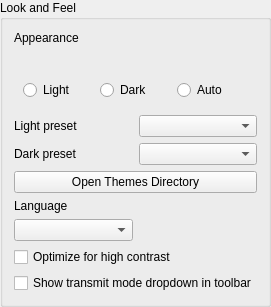
    <widget class="QGroupBox" name="qgbLookFeel">
     <property name="title">
      <string>Look and Feel</string>
     </property>
     <layout class="QGridLayout" name="gridLayout">
      <item row="5" column="1">
       <widget class="MUComboBox" name="qcbDarkTheme">
        <property name="sizePolicy">
         <sizepolicy hsizetype="Preferred" vsizetype="Fixed">
          <horstretch>0</horstretch>
          <verstretch>0</verstretch>
         </sizepolicy>
        </property>
        <property name="toolTip">
         <string>Choose a dark LuxMumble appearance preset or an installed theme</string>
        </property>
        <property name="whatsThis">
         <string>&lt;b&gt;Choose the appearance used in Dark mode.&lt;/b&gt;&lt;br /&gt;LuxMumble includes Discord Dark, Midnight AMOLED, and Neomorphic presets. Installed themes are also listed here.</string>
        </property>
        <property name="accessibleName">
         <string>Mumble theme</string>
        </property>
       </widget>
      </item>
      <item row="8" column="0">
       <widget class="QLabel" name="qliLanguage">
        <property name="text">
         <string>Language</string>
        </property>
        <property name="buddy">
         <cstring>qcbLanguage</cstring>
        </property>
       </widget>
      </item>
      <item row="3" column="1">
       <widget class="MUComboBox" name="qcbLightTheme">
        <property name="sizePolicy">
         <sizepolicy hsizetype="Preferred" vsizetype="Fixed">
          <horstretch>0</horstretch>
          <verstretch>0</verstretch>
         </sizepolicy>
        </property>
        <property name="toolTip">
         <string>Choose a light LuxMumble appearance preset or an installed theme</string>
        </property>
        <property name="whatsThis">
         <string>&lt;b&gt;Choose the appearance used in Light mode.&lt;/b&gt;&lt;br /&gt;LuxMumble includes Discord Light and Neomorphic presets. Installed themes are also listed here.</string>
        </property>
        <property name="accessibleName">
         <string>Mumble theme</string>
        </property>
       </widget>
      </item>
      <item row="9" column="0">
       <widget class="MUComboBox" name="qcbLanguage">
        <property name="toolTip">
         <string>Language to use (requires restart)</string>
        </property>
        <property name="whatsThis">
         <string>&lt;b&gt;This sets which language Mumble should use.&lt;/b&gt;&lt;br /&gt;You have to restart Mumble to use the new language.</string>
        </property>
        <property name="accessibleName">
         <string>Language</string>
        </property>
       </widget>
      </item>
      <item row="0" column="0">
       <widget class="QLabel" name="qliThemeStyle">
        <property name="text">
         <string>Appearance</string>
        </property>
        <property name="buddy">
         <cstring>qgbStylePicker</cstring>
        </property>
       </widget>
      </item>
      <item row="11" column="0" colspan="2">
       <widget class="QCheckBox" name="qcbShowTransmitModeComboBox">
        <property name="text">
         <string>Show transmit mode dropdown in toolbar</string>
        </property>
       </widget>
      </item>
      <item row="5" column="0">
       <widget class="QLabel" name="qliDarkTheme">
        <property name="text">
         <string>Dark preset</string>
        </property>
        <property name="buddy">
         <cstring>qcbDarkTheme</cstring>
        </property>
       </widget>
      </item>
      <item row="10" column="0" colspan="2">
       <widget class="QCheckBox" name="qcbHighContrast">
        <property name="toolTip">
         <string>Apply some high contrast optimizations for visually impaired users</string>
        </property>
        <property name="text">
         <string>Optimize for high contrast</string>
        </property>
       </widget>
      </item>
      <item row="1" column="0" colspan="2">
       <widget class="QWidget" name="qgbStylePicker" native="true">
        <layout class="QGridLayout" name="gridLayout_9">
         <item row="2" column="2">
          <widget class="QRadioButton" name="qrbAutoStyle">
           <property name="whatsThis">
            <string>Sets the theme automatically based on the system theme.</string>
           </property>
           <property name="accessibleName">
            <string>Automatic theme based on system theme</string>
           </property>
           <property name="text">
            <string>Auto</string>
           </property>
          </widget>
         </item>
         <item row="2" column="1">
          <widget class="QRadioButton" name="qrbDarkStyle">
           <property name="whatsThis">
            <string>Sets the theme to the configured dark theme setting</string>
           </property>
           <property name="accessibleName">
            <string>Dark Theme</string>
           </property>
           <property name="text">
            <string>Dark</string>
           </property>
          </widget>
         </item>
         <item row="2" column="0">
          <widget class="QRadioButton" name="qrbLightStyle">
           <property name="whatsThis">
            <string>Sets the theme to the configured light theme setting</string>
           </property>
           <property name="accessibleName">
            <string>Light Theme</string>
           </property>
           <property name="text">
            <string>Light</string>
           </property>
          </widget>
         </item>
         <item row="1" column="2">
          <widget class="ClickableLabel" name="qlLAutoTheme">
           <property name="sizePolicy">
            <sizepolicy hsizetype="Preferred" vsizetype="Preferred">
             <horstretch>0</horstretch>
             <verstretch>0</verstretch>
            </sizepolicy>
           </property>
           <property name="pixmap">
            <pixmap>skin:theme_auto.svg</pixmap>
           </property>
          </widget>
         </item>
         <item row="1" column="1">
          <widget class="ClickableLabel" name="qlLDarkTheme">
           <property name="sizePolicy">
            <sizepolicy hsizetype="Preferred" vsizetype="Preferred">
             <horstretch>0</horstretch>
             <verstretch>0</verstretch>
            </sizepolicy>
           </property>
           <property name="pixmap">
            <pixmap>skin:theme_dark.svg</pixmap>
           </property>
          </widget>
         </item>
         <item row="1" column="0">
          <widget class="ClickableLabel" name="qlLLightTheme">
           <property name="sizePolicy">
            <sizepolicy hsizetype="Preferred" vsizetype="Preferred">
             <horstretch>0</horstretch>
             <verstretch>0</verstretch>
            </sizepolicy>
           </property>
           <property name="pixmap">
            <pixmap>skin:theme_light.svg</pixmap>
           </property>
          </widget>
         </item>
        </layout>
       </widget>
      </item>
      <item row="3" column="0">
       <widget class="QLabel" name="qliLightTheme">
        <property name="text">
         <string>Light preset</string>
        </property>
        <property name="buddy">
         <cstring>qcbLightTheme</cstring>
        </property>
       </widget>
      </item>
      <item row="7" column="0" colspan="2">
       <widget class="QPushButton" name="qpbThemesDirectory">
        <property name="accessibleName">
         <string>Open the themes directory in the systems file manager</string>
        </property>
        <property name="text">
         <string>Open Themes Directory</string>
        </property>
       </widget>
      </item>
     </layout>
    </widget>
